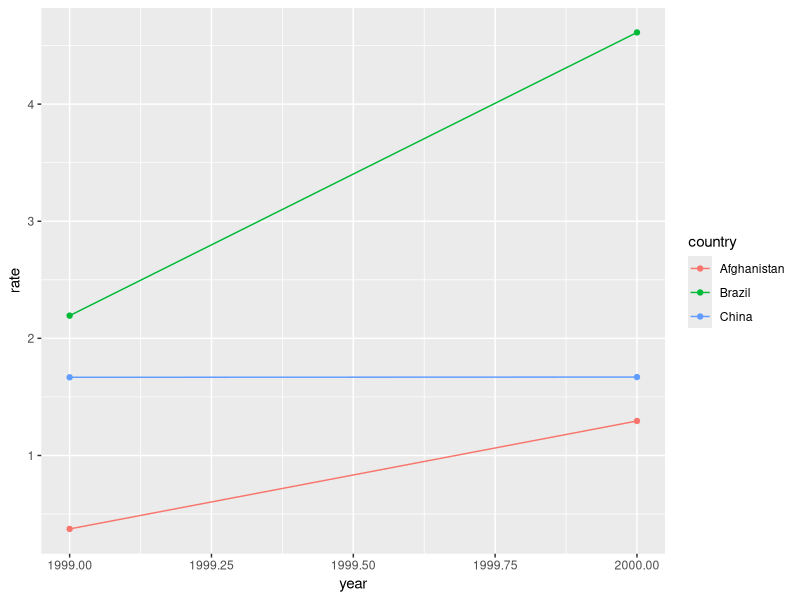
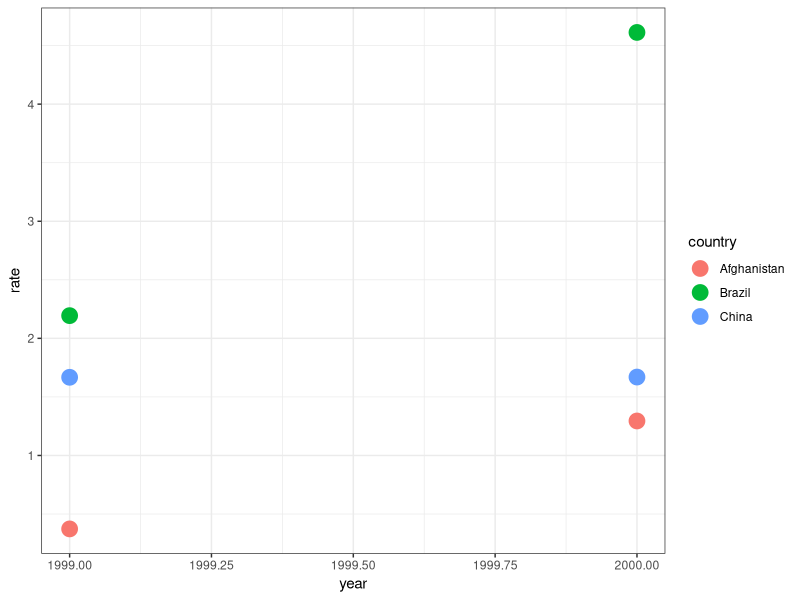

Here is the R script that generated these plots, in order:
## ---- chunk 1
library(tidyverse)
## ---- chunk 2
table1
table2
table3
table4a
table4b
## ---- chunk 3
table1 %>% 
  mutate(rate = cases / population * 10000)
## ---- chunk 4
table1 %>%
  count(year, wt = cases)
## ---- chunk 5
table1 %>%
  group_by(year) %>%
  summarize(n = sum(cases))
## ---- chunk 6
library(ggplot2)

table1 %>%
  mutate(rate = cases / population * 10000) %>%
  ggplot(data = .) +
  geom_point(mapping = aes(x = year, y = rate, color = country)) +
  geom_line(mapping = aes(x = year, y = rate, color = country))
## ---- chunk 7
table1 %>% 
  mutate(rate = cases / population * 10000) %>%
ggplot() +
  geom_point(mapping = aes(x = year, y = rate, color = country), size = 5) +
  theme_bw()
  
## ---- chunk 8
print(table4a)
## ---- chunk 9
table4a %>%
  gather(`1999`, `2000`, key = 'year', value = 'cases')
## ---- chunk 10
table4b %>%
  gather(`1999`, `2000`, key = 'year', value = 'population')
## ---- chunk 11
table4a %>%
  gather(`1999`, `2000`, key = 'year', value = 'cases') -> tidy4a
table4b %>%
  gather(`1999`, `2000`, key = 'year', value = 'population') -> tidy4b
left_join(tidy4a, tidy4b)
## ---- chunk 12
tidy4a$population <- tidy4b$population
tidy4a
## ---- chunk 13
table4a %>% 
  pivot_longer(c(`1999`,`2000`), names_to = "year", values_to = "incidence")
## ---- chunk 14
table2
## ---- chunk 15
table2
## ---- chunk 16
table2 %>%
  spread(key = type, value = count)
## ---- chunk 17
table3
## ---- chunk 18
table3 %>%
  separate(rate, into = c("cases", "population"), sep = "/", convert = TRUE)
## ---- chunk 19
table3 %>%
  separate(year, into = c("century", "year"), sep = 2, convert = TRUE)
## ---- chunk 20
table5 %>%
  unite(full_year, century, year, sep = "")
## ---- chunk 21
stocks <- tibble(
  year   = c(2015, 2015, 2015, 2015, 2016, 2016, 2016),
  qtr    = c(   1,    2,    3,    4,    2,    3,    4),
  return = c(1.88, 0.59, 0.35,   NA, 0.92, 0.17, 2.66)
)
stocks
## ---- chunk 22
stocks %>%
  spread(key = year, value = return)
## ---- chunk 23
stocks %>%
  spread(key = year, value = return) %>%
  gather(year, return, `2015`:`2016`, na.rm = TRUE)
## ---- chunk 24
stocks %>%
  complete(year, qtr)
## ---- chunk 25
treatment <- tribble(
  ~ person,           ~ treatment, ~ response,
  "Derrick Whitmore", 1,           7,
  NA,                 2,           10,
  NA,                 3,           9,
  "Katherine Burke",  1,           4
)
## ---- chunk 26
treatment
## ---- chunk 27
treatment %>%
  fill(person)
